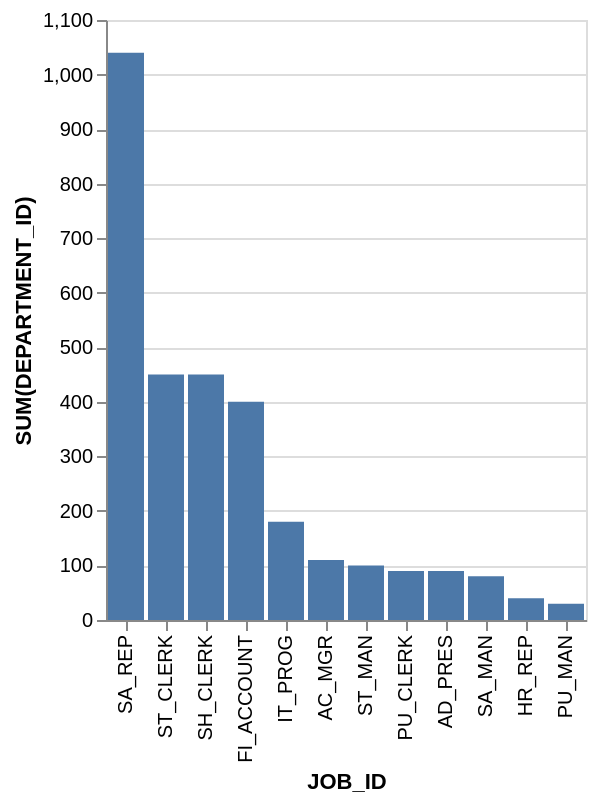

Here is the Vega-Lite specification saved for this chart:
### Vega-Lite specification from a JSON file in a GitHub repository (floating-point values rounded to 4 significant figures)
{"data": {"values": [{"x_data": "SA_REP", "y_data": 1040}, {"x_data": "ST_CLERK", "y_data": 450}, {"x_data": "SH_CLERK", "y_data": 450}, {"x_data": "FI_ACCOUNT", "y_data": 400}, {"x_data": "IT_PROG", "y_data": 180}, {"x_data": "AC_MGR", "y_data": 110}, {"x_data": "ST_MAN", "y_data": 100}, {"x_data": "PU_CLERK", "y_data": 90}, {"x_data": "AD_PRES", "y_data": 90}, {"x_data": "SA_MAN", "y_data": 80}, {"x_data": "HR_REP", "y_data": 40}, {"x_data": "PU_MAN", "y_data": 30}]}, "mark": "bar", "encoding": {"x": {"field": "x_data", "type": "nominal", "title": "JOB_ID", "sort": {"op": "sum", "field": "y_data", "order": "descending"}}, "y": {"field": "y_data", "type": "quantitative", "title": "SUM(DEPARTMENT_ID)"}}}
